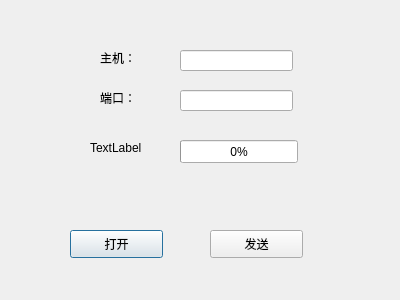
<?xml version="1.0" encoding="UTF-8"?>
<ui version="4.0">
 <class>Client</class>
 <widget class="QDialog" name="Client">
  <property name="geometry">
   <rect>
    <x>0</x>
    <y>0</y>
    <width>400</width>
    <height>300</height>
   </rect>
  </property>
  <property name="windowTitle">
   <string>Client</string>
  </property>
  <widget class="QPushButton" name="openButton">
   <property name="geometry">
    <rect>
     <x>70</x>
     <y>230</y>
     <width>93</width>
     <height>28</height>
    </rect>
   </property>
   <property name="text">
    <string>打开</string>
   </property>
  </widget>
  <widget class="QLabel" name="label">
   <property name="geometry">
    <rect>
     <x>100</x>
     <y>50</y>
     <width>72</width>
     <height>15</height>
    </rect>
   </property>
   <property name="text">
    <string>主机：</string>
   </property>
  </widget>
  <widget class="QLabel" name="label_2">
   <property name="geometry">
    <rect>
     <x>100</x>
     <y>90</y>
     <width>72</width>
     <height>15</height>
    </rect>
   </property>
   <property name="text">
    <string>端口：</string>
   </property>
  </widget>
  <widget class="QLabel" name="clientStatusLabel">
   <property name="geometry">
    <rect>
     <x>90</x>
     <y>140</y>
     <width>72</width>
     <height>15</height>
    </rect>
   </property>
   <property name="text">
    <string>TextLabel</string>
   </property>
  </widget>
  <widget class="QPushButton" name="sendButton">
   <property name="geometry">
    <rect>
     <x>210</x>
     <y>230</y>
     <width>93</width>
     <height>28</height>
    </rect>
   </property>
   <property name="text">
    <string>发送</string>
   </property>
  </widget>
  <widget class="QLineEdit" name="hostLineEdit">
   <property name="geometry">
    <rect>
     <x>180</x>
     <y>50</y>
     <width>113</width>
     <height>21</height>
    </rect>
   </property>
  </widget>
  <widget class="QLineEdit" name="portLineEdit">
   <property name="geometry">
    <rect>
     <x>180</x>
     <y>90</y>
     <width>113</width>
     <height>21</height>
    </rect>
   </property>
  </widget>
  <widget class="QProgressBar" name="clientProgressBar">
   <property name="geometry">
    <rect>
     <x>180</x>
     <y>140</y>
     <width>118</width>
     <height>23</height>
    </rect>
   </property>
   <property name="value">
    <number>0</number>
   </property>
  </widget>
 </widget>
 <layoutdefault spacing="6" margin="11"/>
 <resources/>
 <connections/>
</ui>
